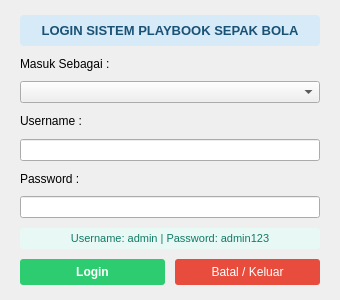
<?xml version="1.0" encoding="UTF-8"?>
<ui version="4.0">
 <class>LoginDialog</class>
 <widget class="QDialog" name="LoginDialog">
  <property name="geometry">
   <rect>
    <x>0</x>
    <y>0</y>
    <width>340</width>
    <height>300</height>
   </rect>
  </property>
  <property name="windowTitle">
   <string>Login - Playbook Sepak Bola</string>
  </property>
  <layout class="QVBoxLayout" name="verticalLayout">
   <property name="spacing">
    <number>10</number>
   </property>
   <property name="leftMargin">
    <number>20</number>
   </property>
   <property name="topMargin">
    <number>15</number>
   </property>
   <property name="rightMargin">
    <number>20</number>
   </property>
   <property name="bottomMargin">
    <number>15</number>
   </property>

   <!-- Judul -->
   <item>
    <widget class="QLabel" name="lblJudul">
     <property name="text">
      <string>LOGIN SISTEM PLAYBOOK SEPAK BOLA</string>
     </property>
     <property name="alignment">
      <set>Qt::AlignCenter</set>
     </property>
     <property name="styleSheet">
      <string>font-size: 13px; font-weight: bold; color: #1a5276; padding: 8px; background-color: #d6eaf8; border-radius: 4px;</string>
     </property>
    </widget>
   </item>

   <!-- Pilih Role -->
   <item>
    <widget class="QLabel" name="label_role">
     <property name="text">
      <string>Masuk Sebagai :</string>
     </property>
    </widget>
   </item>
   <item>
    <widget class="QComboBox" name="cmbRole"/>
   </item>

   <!-- Username -->
   <item>
    <widget class="QLabel" name="label_user">
     <property name="text">
      <string>Username :</string>
     </property>
    </widget>
   </item>
   <item>
    <widget class="QLineEdit" name="txtUsername"/>
   </item>

   <!-- Password -->
   <item>
    <widget class="QLabel" name="label_pass">
     <property name="text">
      <string>Password :</string>
     </property>
    </widget>
   </item>
   <item>
    <widget class="QLineEdit" name="txtPassword"/>
   </item>

   <!-- Hint akun -->
   <item>
    <widget class="QLabel" name="lblHint">
     <property name="text">
      <string>Username: admin | Password: admin123</string>
     </property>
     <property name="styleSheet">
      <string>color: #117a65; font-size: 11px; background-color: #e8f8f5; padding: 4px; border-radius: 3px;</string>
     </property>
     <property name="alignment">
      <set>Qt::AlignCenter</set>
     </property>
    </widget>
   </item>

   <!-- Tombol Login dan Batal -->
   <item>
    <layout class="QHBoxLayout" name="horizontalLayout_btn">
     <item>
      <widget class="QPushButton" name="btnLogin">
       <property name="text">
        <string>Login</string>
       </property>
       <property name="styleSheet">
        <string>background-color: #2ecc71; color: white; font-weight: bold; padding: 6px; border-radius: 3px;</string>
       </property>
      </widget>
     </item>
     <item>
      <widget class="QPushButton" name="btnBatal">
       <property name="text">
        <string>Batal / Keluar</string>
       </property>
       <property name="styleSheet">
        <string>background-color: #e74c3c; color: white; padding: 6px; border-radius: 3px;</string>
       </property>
      </widget>
     </item>
    </layout>
   </item>

  </layout>
 </widget>
 <resources/>
 <connections/>
</ui>
